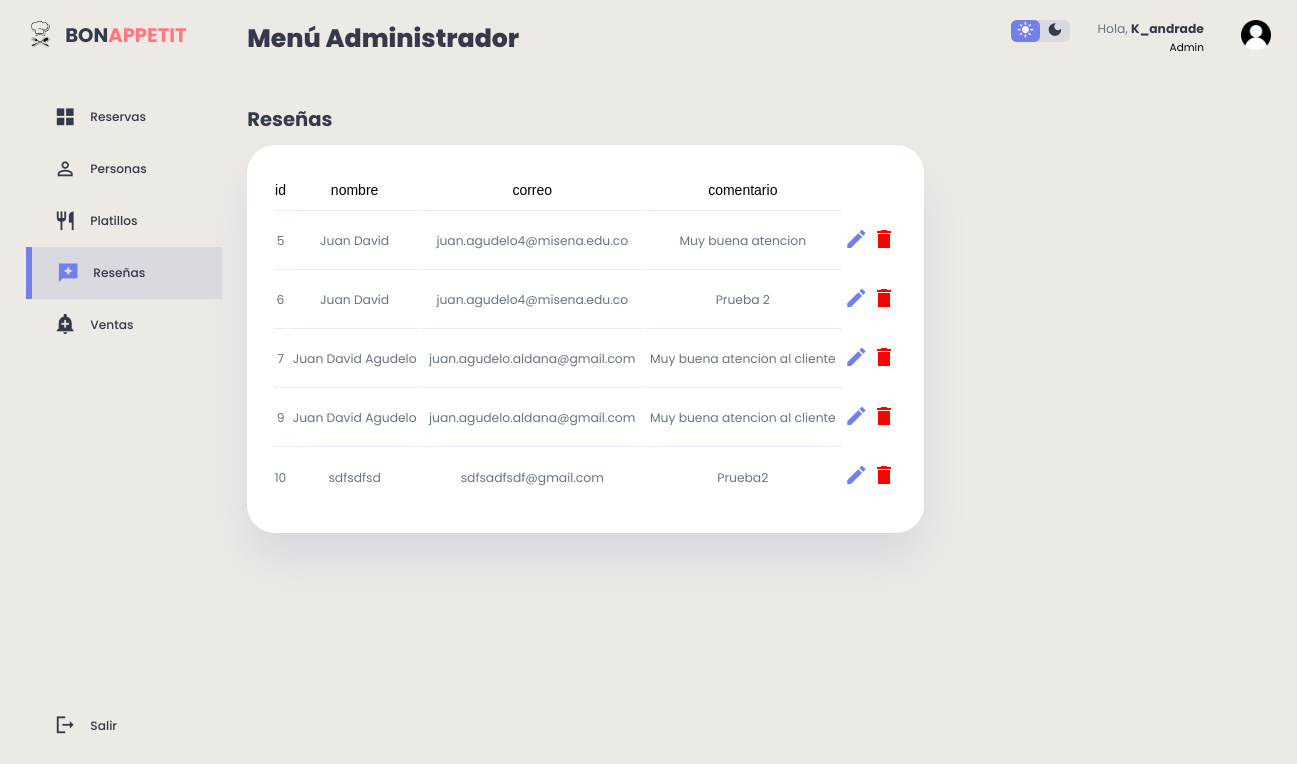
The page /resenas/resenas.php (signed in) on the database as committed earlier.
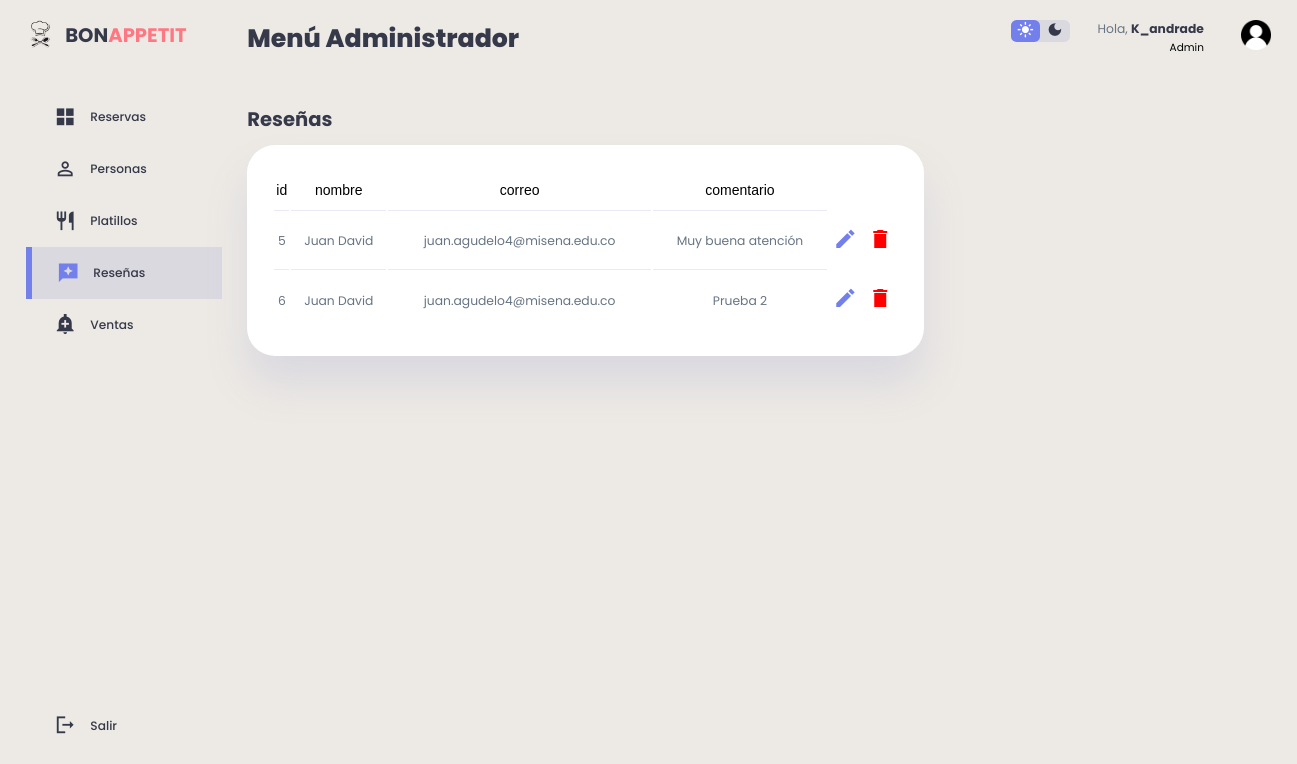
The same page on the database as committed later.
### tables this page shows
CREATE TABLE `resenas` (
  `id_resena` int(11) NOT NULL AUTO_INCREMENT,
  `Nombre_Completo` varchar(100) NOT NULL,
  `Correo` varchar(300) NOT NULL,
  `Descripcion` varchar(400) NOT NULL,
  PRIMARY KEY (`id_resena`)
);

### resenas/resenas.php (the view, shortened to what this page needs)
<?php
    include("../db/conexion.php");
    $datos= "SELECT * FROM resenas";
?>
<!DOCTYPE html>
<html lang="en">
<head>
    <link href="https://cdnjs.cloudflare.com/ajax/libs/font-awesome/5.13.0/css/all.min.css" rel="stylesheet">
    <link rel="stylesheet"a href="../resenas/stylere.css">
</head>
<body>
<div class="content">
<div class="container">
    <aside>
        <div class="top">
            <div class="logo">
                <img src="./imag/icon.png">
                <h2>BON<span class="danger">APPETIT</span></h2>
            </div>
        </div>
        <div class="sidebar">
            <a href="../admin/admin.php">
                    <span class="material-icons-sharp">grid_view</span>
                    <h3>Reservas</h3>
            </a>
            <a href="../clientes/clientes.php">
                <span class="material-icons-sharp">person_outline</span>
                <h3>Personas</h3>
            </a>
            <a href="../platillos/platillos.php">
                    <span class="material-icons-sharp">restaurant</span>
                    <h3>Platillos</h3>
               </a>
            <a href="../resenas/resenas.php" class="active">
                <span class="material-icons-sharp">reviews</span>
                <h3>Reseñas</h3>
            </a>
            <a href="../ventas/ventas.php">
                    <span class="material-icons-sharp">add_alert</span>
                    <h3>Ventas</h3>
                </a>
            <a href="../view/cerrar_sesion.php">
                <span class="material-icons-sharp">logout</span>
                <h3>Salir</h3>
            </a>
        </div>
    </aside>
    <main>
        <h1>Menú Administrador</h1>
             <br>
        <div class="recent-orders">
            <h2>Reseñas</h2>
            <table border="0" cellspacing="2" cellpadding="2">
                            <tr>
                                <td> <font face="Arial">id</font> </td>
                                <td> <font face="Arial">nombre</font> </td>
                                <td> <font face="Arial">correo</font> </td>
                                <td> <font face="Arial">comentario</font> </td>
                            </tr>
                            <?php foreach ($conexion -> query($datos) as $row) {
                        ?>
                                <tr>
                                    <td><p><?php echo $row['id_resena'] ?></p></td>
                                    <td><p><?php echo $row['Nombre_Completo'] ?></p></td>
                                    <td><p><?php echo $row['Correo'] ?></p></td>
                                    <td><p><?php echo $row['Descripcion'] ?></p></td>
                                    <th><a href="actualizar.php?id_resena=<?php echo $row['id_resena'] ?> "> <span class="material-icons-sharp">edit</span> </a></td>
                                    <th><a href="delete.php?id_resena=<?php echo $row['id_resena'] ?> "> <span class="material-icons-sharp" style="color: red;">delete</span> </a></td>
                                </tr>
                        <?php
                        }
                    ?>
        </table>
        </div>
    </main>
    <div class="right">
        <div class="top">
            <div class="theme-toggler">
                <span class="material-icons-sharp active">light_mode</span>
                <span class="material-icons-sharp">dark_mode</span>
            </div>
            <div class="profile">
                <div class="info">
                <p>Hola, <b><?php echo $_SESSION['usuario']; ?></b></p>
                    <small class="text-muted">Admin</small>
                </div>
                <div class="profile-photo">
                    <img src="./imag/user.png">
                </div>
            </div>
        </div>
    </div>
</div>
</div>
</body>
</html>

Rows that differ between the two databases and show on the page:
removed resenas: id_resena "7", Nombre_Completo "Juan David Agudelo", Correo "juan.agudelo.aldana@gmail.com", Descripcion "Muy buena atencion al cliente"
removed resenas: id_resena "9", Nombre_Completo "Juan David Agudelo", Correo "juan.agudelo.aldana@gmail.com", Descripcion "Muy buena atencion al cliente"
removed resenas: id_resena "10", Nombre_Completo "sdfsdfsd", Correo "sdfsadfsdf@gmail.com", Descripcion "Prueba2"
changed resenas id 5: Descripcion "Muy buena atencion" → "Muy buena atención"
